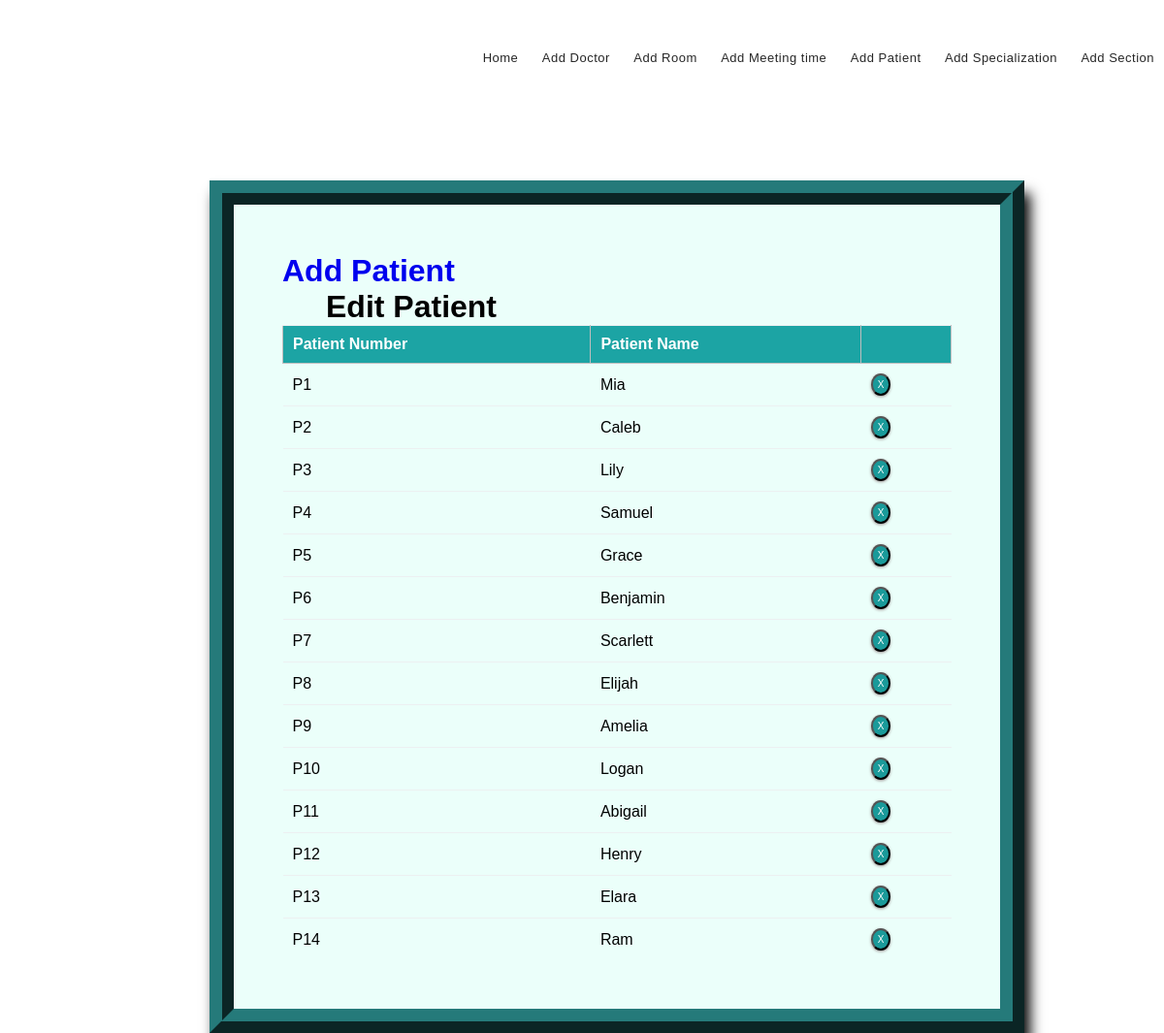
Page /course_list/ on the committed database.
### mm1/models.py (models this page shows, shortened)
class Course(models.Model):
    patient_number = models.CharField(max_length=5, primary_key=True)
    patient_name = models.CharField(max_length=40)
    doctors = models.ManyToManyField(Instructor)

### mm1/views.py (the view)
# urls.py: path('course_list/', views.course_list_view, name='editcourse'),
def course_list_view(request):
    context = {
        'patients': Course.objects.all()
    }
    return render(request, 'crslist.html', context)

### templates/crslist.html (shortened to what this page needs)
{% extends 'base.html' %}
{% block content %}
{% load static %}
<fieldset class="fieldset">
    <a href="{% url 'addcourse'%}"><h1 class="tablink" onclick="openPage('new')" id="defaultOpen">Add Patient</h1></a>
    <h1 class="tablink" onclick="openPage('edit')" id="link_to_edit">Edit Patient</h1>
    <div class="tabcontent" id="edit">
        <table class="table1">
            <thead>
            <tr class="table-headers">
            <th>Patient Number</th>
            <th>Patient Name</th>
            <th  class="empty"></th>
            </tr>
            </thead>
            <tbody>
            {% for crs in patients %}
            <tr>
             <td>{{crs.patient_number}}</td>
             <td>{{crs.patient_name}}</td>
             <td class="empty">
                <form action="{% url 'deletecourse' crs.patient_number %}" method="post">
                        <input type="submit" value="X" class="cross">
                </form>
             </td>
             </tr>
            {% endfor %}
            </tbody>
        </table>
    </div>
</fieldset>
{% endblock %}

### static/CSS/style.css (style rules this page uses)
* { margin: 0; padding: 0; box-sizing: border-box; font-family: sans-serif; }
html { scroll-behavior: smooth; }
a { text-decoration: none; }
.table2 td, th { border: 1px solid rgb(190, 190, 190); padding: 10px 20px; }
.table1 { width: 100%; border-collapse: collapse; text-align: left; overflow: hidden; }
.table1 td, th { border-top: 1px solid #ECF0F1; padding: 10px; }
.table1 th { background-color: #1ca4a4; color: #fff; }
.cross { border-radius: 50%; font-size: 10px; box-shadow: 0px 1px 3px 0px #9e9292; padding: 4px 5px; color: #fff; background-color: #1a9a9a; cursor: pointer; }
#link_to_edit { padding-left: 45px; }
.fieldset { margin-top: 3%; margin-left: 18%; margin-right: 12%; padding: 50px; border-width: 25px; border-style: ridge; border-color: #257a7a; box-shadow: 6px 13px 13px 0px black; background-color: #ebfffa; }

### rows in the picture
Course: patient_number "P1", patient_name "Mia"
Course: patient_number "P2", patient_name "Caleb"
Course: patient_number "P3", patient_name "Lily"
Course: patient_number "P4", patient_name "Samuel"
Course: patient_number "P5", patient_name "Grace"
Course: patient_number "P6", patient_name "Benjamin"
Course: patient_number "P7", patient_name "Scarlett"
Course: patient_number "P8", patient_name "Elijah"
Course: patient_number "P9", patient_name "Amelia"
Course: patient_number "P10", patient_name "Logan"
Course: patient_number "P11", patient_name "Abigail"
Course: patient_number "P12", patient_name "Henry"
Course: patient_number "P13", patient_name "Elara"
Course: patient_number "P14", patient_name "Ram"
